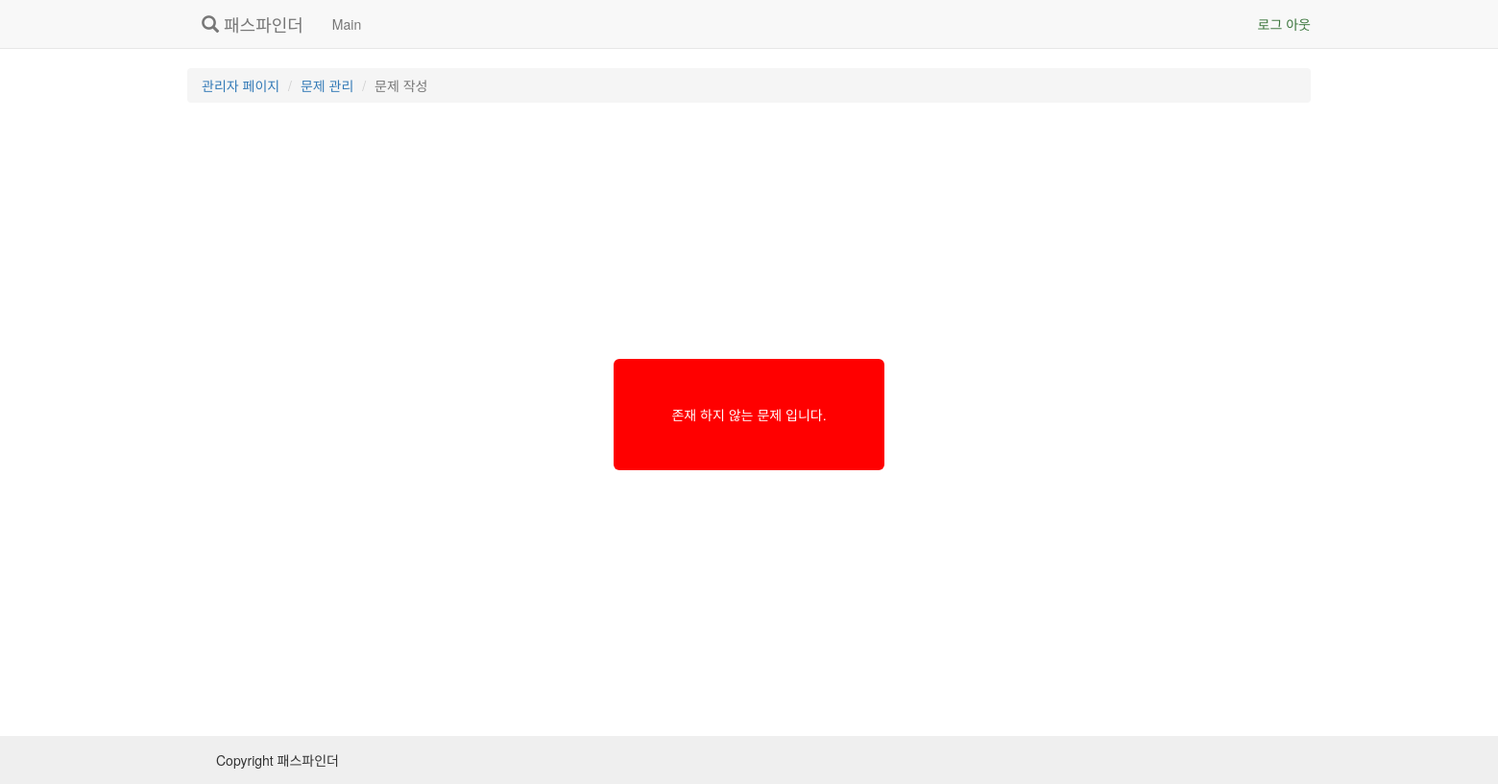
Before: /manage/question/5/edit/ (signed in) with the older database file.
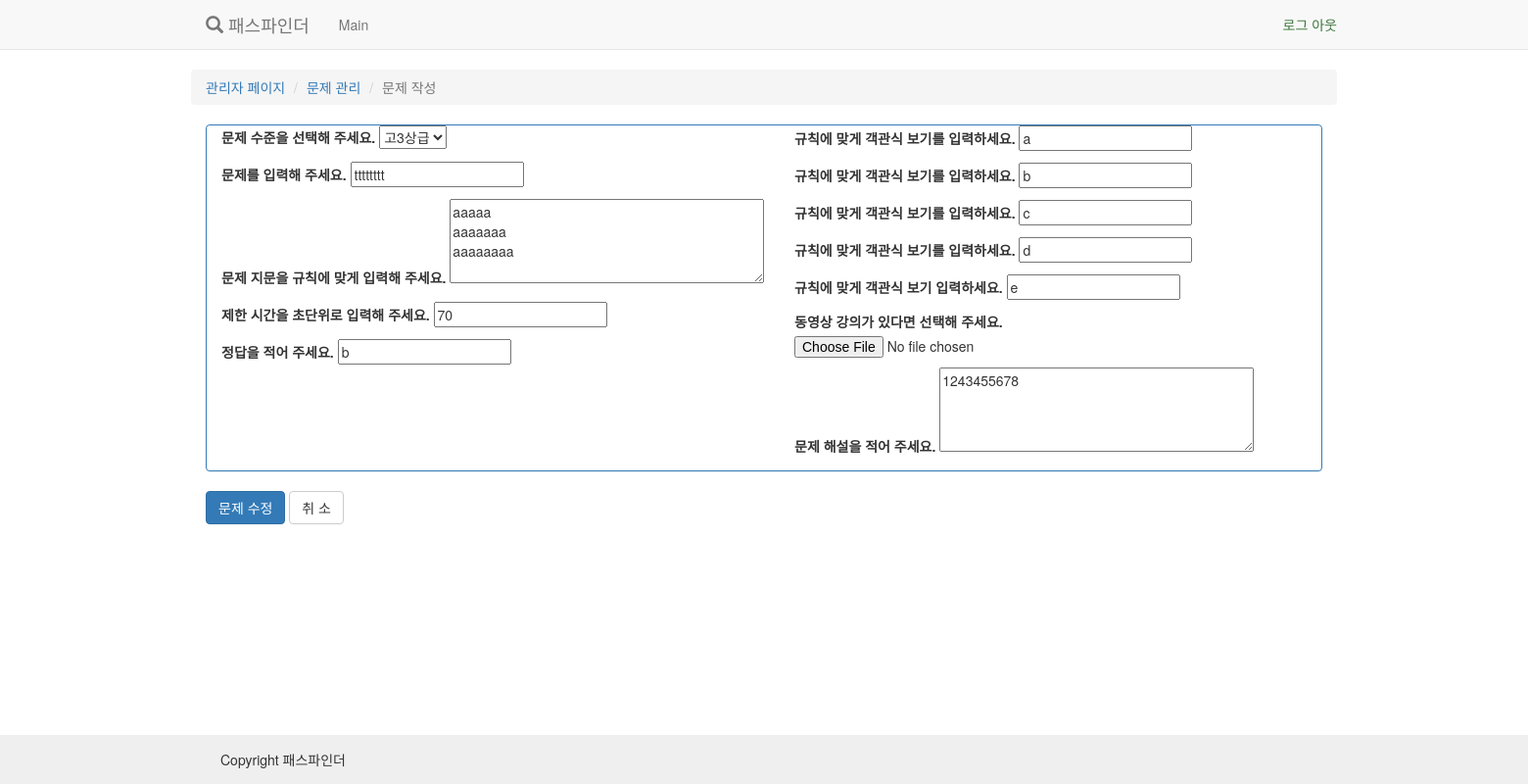
After: the same page with the newer database file.
### quiz/models.py (models this page shows, shortened)
@python_2_unicode_compatible
class Question(models.Model):
    level = models.IntegerField(
        verbose_name=u"문제 수준",
        choices=LEVEL_CHOICES, default=0)
    title = models.CharField(
        verbose_name=u"문제",
        max_length=100)
    text = models.CharField(
        verbose_name=u"지문",
        max_length=30000)
    limit_time = models.PositiveSmallIntegerField(
        verbose_name=u"제한시간(초)",
        default=100
    )
    correct = models.CharField(
        verbose_name=u"정답 답안",
        max_length=512
    )
    create_date = models.DateTimeField(auto_now_add=True)
    update_date = models.DateTimeField(auto_now=True)
    class Meta:
        verbose_name_plural=u"문제 은행"
        verbose_name=u"문제 은행"

@python_2_unicode_compatible
class Explanations(models.Model):
    question = models.OneToOneField(Question)
    video = models.FileField(upload_to="", null=True, blank=True)
    content = models.CharField(max_length=2000, null=True, blank=True)
    create_date = models.DateTimeField(auto_now_add=True)
    update_date = models.DateTimeField(auto_now=True)
    class Meta:
        verbose_name_plural=u"문제 설명 관리"
        verbose_name=u"문제 설명 관리"

### quiz/views.py (the view, shortened to what this page needs)
# urls.py: url(r'^question/(\d+)/edit/$', QuestionEditView.as_view(), name='edit_question'),
class QuestionEditView(StaffMemberRequiredMixin, View):
    def get(self, request, pk=None):
        try:
            question = Question.objects.get(pk=pk)
            question_form = QuestionForm(instance=question)
        except Question.DoesNotExist:
            question_form = QuestionForm()
            question = None
        try:
            question_example = QuestionExample.objects.get(
                question=question
            )
            question_example_form = QuestionExampleForm(
                instance=question_example
            )
        except QuestionExample.DoesNotExist:
            question_example_form = QuestionExampleForm()
        try:
            explanation = Explanations.objects.get(
                question=question
            )
            explanation_form = ExplanationsForm(
                instance=explanation
            )
        except Explanations.DoesNotExist:
            explanation_form = ExplanationsForm()
        return render(request, 'quiz/question_edit.html', {
            'pk': pk,
            'question': question,
            'question_form': question_form,
            'question_example_form': question_example_form,
            'explanation_form': explanation_form
        })

### quiz/forms.py
class QuestionForm(forms.ModelForm):
    level = forms.ChoiceField(
        choices=LEVEL_CHOICES,
        widget=forms.Select(attrs={}),
        label=u"문제 수준을 선택해 주세요."
    )
    title = forms.CharField(
        max_length=100,
        widget=forms.TextInput(attrs={}),
        required=True,
        label=u"문제를 입력해 주세요."
    )
    text = forms.CharField(
        max_length=4000,
        widget=forms.Textarea(attrs={'rows':'4'}),
        required=True,
        label=u"문제 지문을 규칙에 맞게 입력해 주세요."
    )
    limit_time = forms.IntegerField(
        min_value=60,
        widget=forms.TextInput(attrs={}),
        required=True,
        label=u"제한 시간을 초단위로 입력해 주세요."
    )
    correct = forms.CharField(
        max_length=128,
        widget=forms.TextInput(attrs={}),
        required=True,
        label=u"정답을 적어 주세요."
    )
    class Meta:
        model=Question
        fields=[
            'level', 'title', 'text', 'limit_time', 'correct'
        ]

### quiz/views.py (called while the page is built)
    @method_decorator(staff_member_required)
    def dispatch(self, request, *args, **kwargs):
        return super(StaffMemberRequiredMixin, self).dispatch(request, *args, **kwargs)

### quiz/templates/quiz/question_edit.html (shortened to what this page needs)
{% extends 'base.html' %}
{% load staticfiles %}
{% block content %}
    <div class="container">
        <div class="row" style="margin-top: 20px;">
            <ol class="breadcrumb">
                <li><a href="/">관리자 페이지 </a></li>
                <li><a href="{% url 'quiz:show_quiz_list' %}">문제 관리</a></li>
                <li class="active">문제 작성</li>
            </ol>
        </div>
 {% if not pk or question%}
    <form action="" method="post">
        <div class="panel panel-primary" style="margin-top: 0px;">
            <div class="container">
                <div class="row">
                    <div class="col-md-6">
                        <div class="container">
                        <div class="row">
                            {{ question_form.as_p }}
                        </div>
                        </div>
                    </div>
                    <div class="col-md-6">
                        <div class="container">
                        <div class="row">
                            {{ question_example_form.as_p }}
                            {{ explanation_form.as_p }}
                        </div>
                        </div>
                    </div>
                </div>
            </div>
        </div>
    {% if not question %}
        <input type="submit" name="submit" value=" 문제 등록 " class="btn btn-primary"/>
        <a href="{% url 'quiz:show_question_list' %}" class="btn btn-default"> 취 소 </a>
    {% else %}
        <input type="submit" name="submit" value=" 문제 수정 " class="btn btn-primary"/>
        <a href="{% url 'quiz:show_question' question.pk %}" class="btn btn-default"> 취 소 </a>
    {% endif %}
    </form>
{% else %}
    <div class="row">
        <div class="vertical-center">
            <span class="jumbotron" style="background-color: #ff0000;color: #fff;">
                존재 하지 않는 문제 입니다.
            </span>
        </div>
    </div>
{% endif %}
    </div>
{% endblock content %}

Changed rows visible on the page:
added Question: level "고3상급", title "tttttttt", text "aaaaa aaaaaaa aaaaaaaa", limit_time "70", correct "b"
added Explanations: content "1243455678"
Other visible differences:
form field ex_sentence_1: (not shown) → "a"
form field ex_sentence_2: (not shown) → "b"
form field ex_sentence_3: (not shown) → "c"
form field ex_sentence_4: (not shown) → "d"
form field ex_sentence_5: (not shown) → "e"
form field submit: (not shown) → "문제 수정"
text no longer shown: "존재 하지 않는 문제 입니다."
text now shown: "문제 수준을 선택해 주세요. 문제를 입력해 주세요. 문제 지문을 규칙에 맞게 입력해 주세요. 제한 시간을 초단위로 입력해 주세요. 정답을 적어 주세요. 규칙에 맞게 객관식 보기를 입력하세요. 규칙에 맞게 객관식 보기를 입력하세요. 규칙에 맞게 객관식 보기를 입력하세요. 규칙에 맞게 객관식 보기를 입력하세요. 규칙에 맞게 객관식 보기 입력하세요. 동영상 강의가 있다면 선택해 주세요. 문제 해설을 적어 주세요. 취 소"
